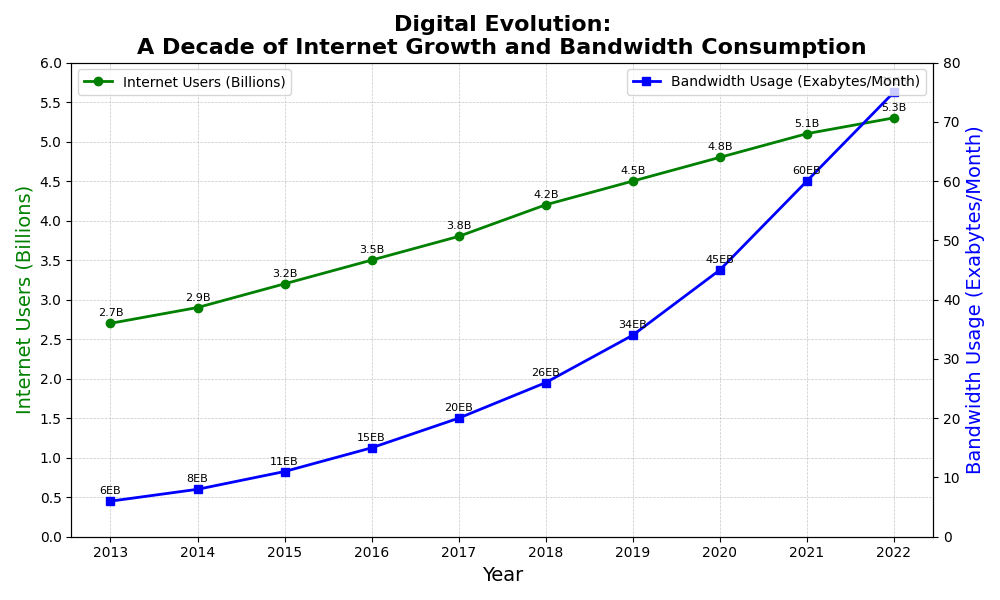

Reproduce this figure in Python.
import matplotlib.pyplot as plt
import numpy as np

# Data: Years and corresponding values for internet users and bandwidth usage
years = np.array([2013, 2014, 2015, 2016, 2017, 2018, 2019, 2020, 2021, 2022])
internet_users = np.array([2.7, 2.9, 3.2, 3.5, 3.8, 4.2, 4.5, 4.8, 5.1, 5.3])  # in billions
bandwidth_usage = np.array([6, 8, 11, 15, 20, 26, 34, 45, 60, 75])  # in exabytes per month

# Plotting the data on line chart
fig, ax1 = plt.subplots(figsize=(10, 6))

# Plot internet users
ax1.plot(years, internet_users, marker='o', linestyle='-', linewidth=2, color='green', label='Internet Users (Billions)')
for i, txt in enumerate(internet_users):
    ax1.annotate(f'{txt}B', (years[i], internet_users[i]), textcoords="offset points", xytext=(0,5), ha='center', fontsize=8)

# Twin axis for bandwidth usage
ax2 = ax1.twinx()
ax2.plot(years, bandwidth_usage, marker='s', linestyle='-', linewidth=2, color='blue', label='Bandwidth Usage (Exabytes/Month)')
for i, txt in enumerate(bandwidth_usage):
    ax2.annotate(f'{txt}EB', (years[i], bandwidth_usage[i]), textcoords="offset points", xytext=(0,5), ha='center', fontsize=8)

# Setting titles and labels
plt.title("Digital Evolution:\nA Decade of Internet Growth and Bandwidth Consumption", fontsize=16, fontweight='bold')
ax1.set_xlabel("Year", fontsize=14)
ax1.set_ylabel("Internet Users (Billions)", fontsize=14, color='green')
ax2.set_ylabel("Bandwidth Usage (Exabytes/Month)", fontsize=14, color='blue')

# Legends
ax1.legend(loc='upper left')
ax2.legend(loc='upper right')

# Grids for readability
ax1.grid(True, which='both', linestyle='--', linewidth=0.5, alpha=0.7)

# Ticks for both axes
ax1.set_xticks(years)
ax1.set_yticks(np.arange(0, 6.5, 0.5))
ax2.set_yticks(np.arange(0, 85, 10))

# Layout adjustments
plt.tight_layout()

# Show plot
plt.show()
